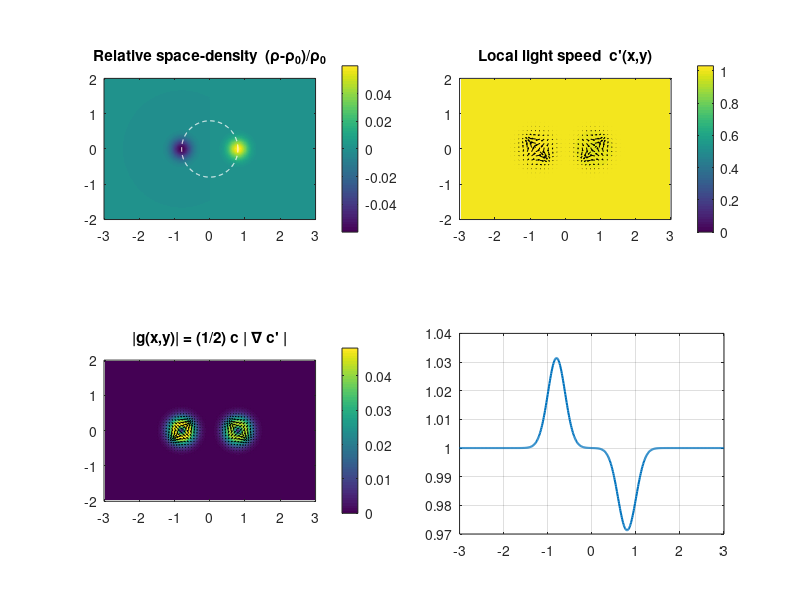

This chart was generated by the following MATLAB code: (Note: this script raises an error after producing the figure.)
% gdm_warp_demo.m
% GDM warp-bubble conditions (2-D toy model, no helper functions needed)
% Asymmetric space-density: contraction ahead (+Δρ), dilation behind (−Δρ)
% c'(x,y) = c*sqrt(rho0./rho),   g = -(1/2) c ∇c'

clear; close all; clc;

% ---------- Units & constants (normalized) ----------
rho0 = 1;      % undeformed space density
c    = 1;      % speed of light scale

% ---------- Grid ----------
Lx=6; Ly=4; Nx=601; Ny=401;
x = linspace(-Lx/2, Lx/2, Nx);
y = linspace(-Ly/2, Ly/2, Ny);
[XX,YY] = meshgrid(x,y);
dx = x(2)-x(1); dy = y(2)-y(1);

% ---------- Bubble layout ----------
R     = 0.8;          % half-separation of lobes ("bubble radius")
sigma = 0.20;         % wall thickness
A_front = +0.06;      % + contraction ahead  (↑ρ → ↓c')
A_back  = -0.06;      % - dilation   behind (↓ρ → ↑c')
x_front = +R;  x_back = -R;  y0 = 0;

% ---------- Space density field ----------
rho = rho0*(1 ...
    + A_front*exp(-((XX-x_front).^2 + (YY-y0).^2)/(2*sigma^2)) ...
    + A_back *exp(-((XX-x_back ).^2 + (YY-y0).^2)/(2*sigma^2)));
rho = max(rho, 0.05*rho0);   % keep positive

% ---------- Local light speed and g-field ----------
cp = c*sqrt(rho0./rho);               % c'(x,y) per GDM
[ dcp_dy, dcp_dx ] = gradient(cp, dy, dx);  % built-in; sizes match cp

Egx = -(0.5*c)*dcp_dx;                % g = -(1/2) c ∇c'
Egy = -(0.5*c)*dcp_dy;

% Value at bubble center
[~,ix0] = min(abs(x-0)); [~,iy0] = min(abs(y-0));
g_center = [Egx(iy0,ix0), Egy(iy0,ix0)];
fprintf('Center acceleration g = [%.3e, %.3e] (units: c^2/length)\n', g_center(1), g_center(2));

% ---------- Plots ----------
figure('Color','w','Position',[80 80 1200 760]);

subplot(2,2,1);
imagesc(x,y,(rho-rho0)/rho0); axis image; set(gca,'YDir','normal');
colorbar; title('Relative space-density  (\rho-\rho_0)/\rho_0'); hold on;
th = linspace(0,2*pi,360); plot(R*cos(th), R*sin(th),'w--','LineWidth',0.8);

subplot(2,2,2);
imagesc(x,y,cp); axis image; set(gca,'YDir','normal'); colorbar;
title('Local light speed  c''(x,y)'); hold on;
s = 12; xs = 1:s:Nx; ys = 1:s:Ny;
quiver(XX(ys,xs), YY(ys,xs), dcp_dx(ys,xs), dcp_dy(ys,xs), 'k');

subplot(2,2,3);
imagesc(x,y,hypot(Egx,Egy)); axis image; set(gca,'YDir','normal'); colorbar;
title('|g(x,y)| = (1/2) c | \nabla c'' |'); hold on;
s2 = 8; xs2 = 1:s2:Nx; ys2 = 1:s2:Ny;
quiver(XX(ys2,xs2), YY(ys2,xs2), Egx(ys2,xs2), Egy(ys2,xs2), 'k');

subplot(2,2,4);
plot(x, cp(iy0,:), 'LineWidth',1.5); hold on; grid on;
yyaxis right; plot(x, Egx(iy0,:), 'LineWidth',1.5);
xlabel('x (forward)'); legend('c''(x,0)','g_x(x,0)');
title('Centerline profiles');

sgtitle(sprintf('GDM warp-bubble demo: A_f=%.3f (front contract), A_b=%.3f (rear dilate), R=%.2f, \\sigma=%.2f', ...
    A_front, A_back, R, sigma));

% --------- Try reversing thrust: swap signs ----------
% A_front = -A_front; A_back = -A_back;  % then re-run the block above
